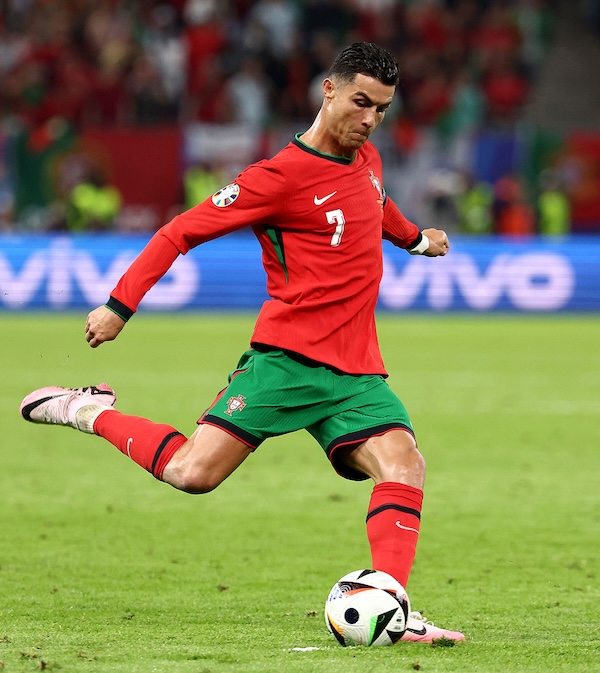
#> input picture lab-material/lab2/images/cr7.jpg, 600 x 673 px
$ jupyter execute --allow-errors OpenCV_tutorial.ipynb   (older library calls are emulated)
#> lines starting #> are read from the running program, lines starting #| are printed output that depends on the picture; after the words box and inside, x2 and y2 are one past the last pixel; in counts of white or black regions, pixels touching at a corner belong together
# CMPT 742 - Fall 2026

# OpenCV introduction

__content creator:__ Aryan Mikaeili

#Introduction

OpenCV is a library that makes computer vision tasks fast and efficient. It contains many functions of computer vision like edge detection, filtering, key-point matching, and etc, as well as tools to create and edit images. Python and C++ both have OpenCV APIs.

#Installing and importing

To install the library on your localhost you can use __pip__. In order to do that, just type __pip install opencv-python__ in your terminal. In Colab OpenCV has already been installed so there is no need to do any extra things.

[cell 1]
#importing OpenCV

import cv2

For this notebook we will aslo need Numpy and Matplotlib. On your local computer you can simply install them using pip.

[cell 2]
#importing numpy and matplotlib

import numpy as np
import matplotlib.pyplot as plt


#please ignore this line
plt.style.use("https://raw.githubusercontent.com/NeuromatchAcademy/course-content/master/nma.mplstyle")
#> (this line was passed over: the network is not available in this run)

#Practice 1

1. using __cv2.imread()__ read one of the images.
2. make sure the image is loaded properly by using __is None__
3. print the image type, the image shape, and a 3 $\times$ 3 window of it.
4. now using plt.imshow() show the image.

[cell 3]
#read the image

image = ...

#check if the image is loaded properly

if ...:
  print('image not loaded properly')
else:
  print('image loaded properly')

#print image type, shape, and a 3*3 window of the image

print('type:', ...)
print('shape:', ...)
print('3*3 window:', ...)

#show the image
...

[cell 4]
#@title Solution

#read the image

image = cv2.imread('images/Lenna.png')

#check if the image is loaded properly

if image is None:
  print('image not loaded properly')
else:
  print('image loaded properly')

#print image type, shape, and a 3*3 window of the image

#> (the rest of this cell did not finish here and is left out)

What happened is that because OpenCV reads images in BGR format, the color channels are reversed. This can be fixed by using the following piece of code

#> (a cell that did not finish here is left out)

#Basic Operations on images

#Practice 2

1. create a 100 $\times$ 100 black images. note that as we saw OpenCV uses numpy arrays to represent images.

[cell 6]
image = ...

#> (the rest of this cell did not finish here and is left out)

[cell 7]
#@title Solution

image = np.zeros((100, 100))

plt.imshow(image, cmap='gray')
plt.show()
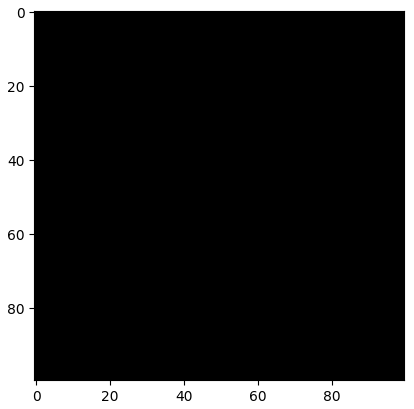
#> figure drawn by matplotlib, 1 panel

2. You can draw a line in an image using OpenCV with cv2.line(image, start point, end point, color, thickness). draw a line on one of the diagonals of the black image.

[cell 8]
image = ...

#> (the rest of this cell did not finish here and is left out)

#> (a cell that did not finish here is left out)

3. You can also draw shapes on an image. for example draw a rectangle and a circle using cv2.rectangle(image, top left, bottom right, color, thickness), cv2.circle(image, center, radius, color, thickness).

[cell 10]
#draw a rectangle

image = ...
#> (the rest of this cell did not finish here and is left out)

[cell 11]
#add a circle
image = ...
#> (the rest of this cell did not finish here and is left out)

#> (a cell that did not finish here is left out)

There are also other possibilities like adding other shapes, adding text, and etc.

#Modyfing pixels

Because in OpenCV images are just numpy arrays, they can be easily modified.

#Practice 3

1. Load cr7.jpg
2. change a 50 $\times$ 50 window to blue
3. copy a 50 $\times$ 50 window to another part of the image.

#> (a cell that did not finish here is left out)

[cell 14]
#change a 50*50 window to blue
...

[cell 15]
#copy a 50*50 window
...

[cell 16]
#@title Solution
#loading the image

image = cv2.imread('images/cr7.jpg')
#> image is the input picture: shape (673, 600, 3); mean B, G, R 82.7, 124, 130.3

#convert to RGB
image = cv2.cvtColor(image, cv2.COLOR_BGR2RGB)

plt.imshow(image)
plt.show()

[cell 17]
#@title Solution
#change a 5*5 window to green

image[100:105, 100:105] = [0, 255, 0]
#> image: shape (673, 600, 3); mean R, G, B 130.3, 124, 82.7

plt.imshow(image)
plt.show()

[cell 18]
#@title Solution
#copy a 50*50 window

image[200:250, 100:150] = image[100:150, 200:250]
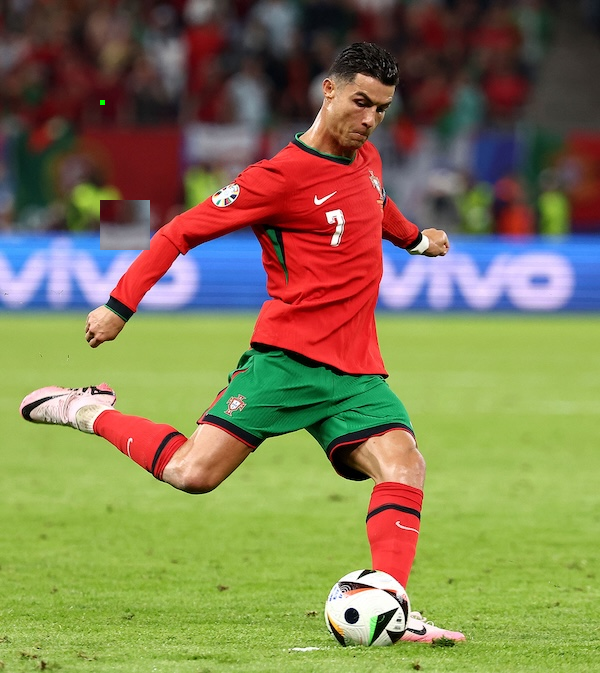
#> image: shape (673, 600, 3); mean R, G, B 130.4, 123.9, 82.5

plt.imshow(image)
plt.show()

#Practice4: Sobel edge detector

As mentioned at the beginning, One of the things that we can do with OpenCV is edge detection. Sobel edge detector is one of the most prominent methods of edge detection. the Sobel function in OpenCV is as follows: __cv2.Sobel(image, type of output, order of the derivative x, order of the derivative y, kernel size = 3, scale = 1.0)__

1. load Valve.png as a grayscale image.
2. find the edges in x and y directions
3. find the magnitude of edges in each pixel
4. show the edges

[cell 19]
#load image as grayscale

image = ...

#compute sobel filters in x and y directions
#> (the rest of this cell did not finish here and is left out)

[cell 20]
#@title Solution
image = cv2.imread('images/Valve.png', cv2.IMREAD_GRAYSCALE)
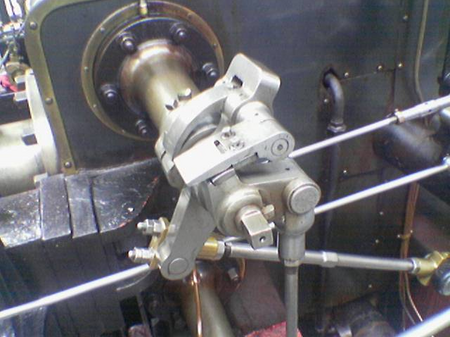
#> input picture lab-material/lab2/images/Valve.PNG, 450 x 337 px, found by its file name
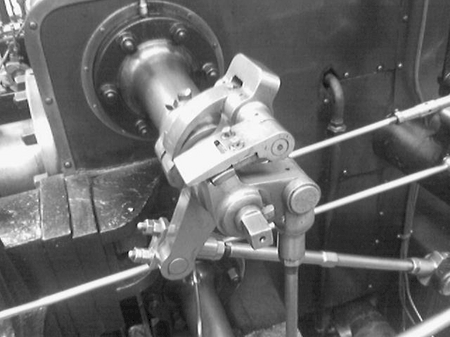
#> image: shape (337, 450); min 0, max 255, mean 105.3

sobel_x = cv2.Sobel(image, cv2.CV_64F, 1, 0)
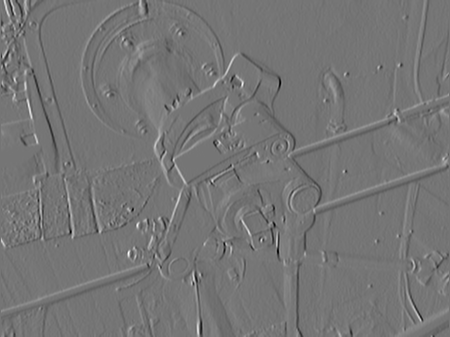
#> sobel_x: shape (337, 450) float64; min -791, max 922, mean -0.7; drawn with min black and max white
sobel_y = cv2.Sobel(image, cv2.CV_64F, 0, 1)
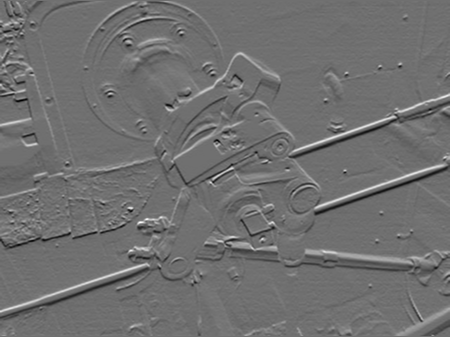
#> sobel_y: shape (337, 450) float64; min -551, max 702, mean -0.2; drawn with min black and max white

edges = np.sqrt(sobel_x ** 2 + sobel_y ** 2)
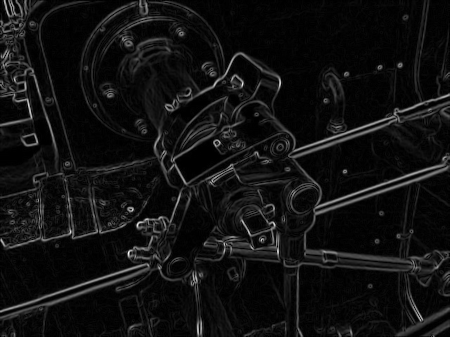
#> edges: shape (337, 450) float64; min 0, max 926, mean 63.5; drawn with min black and max white

[cell 21]
#@title check your answer by running this cell

fig, axes = plt.subplots(2, 2, figsize = (6, 6))

axes[0, 0].imshow(image, cmap = 'gray')
axes[0, 0].set_title('Original image')
axes[0, 0].axis('off')

axes[0, 1].imshow(sobel_x, cmap = 'gray')
axes[0, 1].set_title('X direction')
axes[0, 1].axis('off')

axes[1, 0].imshow(sobel_y, cmap = 'gray')
axes[1, 0].set_title('Y direction')
axes[1, 0].axis('off')


axes[1, 1].imshow(edges, cmap = 'gray')
axes[1, 1].set_title('Edges')
axes[1, 1].axis('off')
plt.show()

#Practice5: Removing noise

One of the tasks that can be done with OpenCV is noise removal.
One of the most common noises in images is the salt and pepper noises. Run the cell below to see an image with this kind of noise.

[cell 22]
#@title Run this cell to generate noisy image

image = cv2.imread('images/noisy_image.png', cv2.IMREAD_GRAYSCALE)
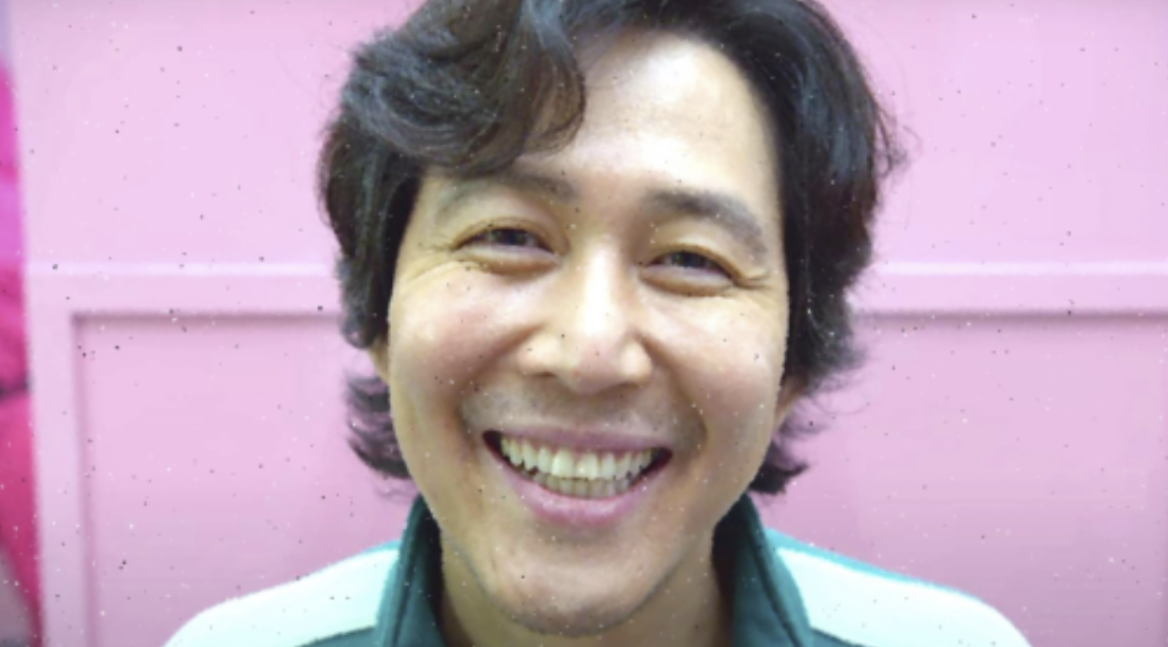
#> input picture lab-material/lab2/images/noisy_image.png, 1168 x 647 px
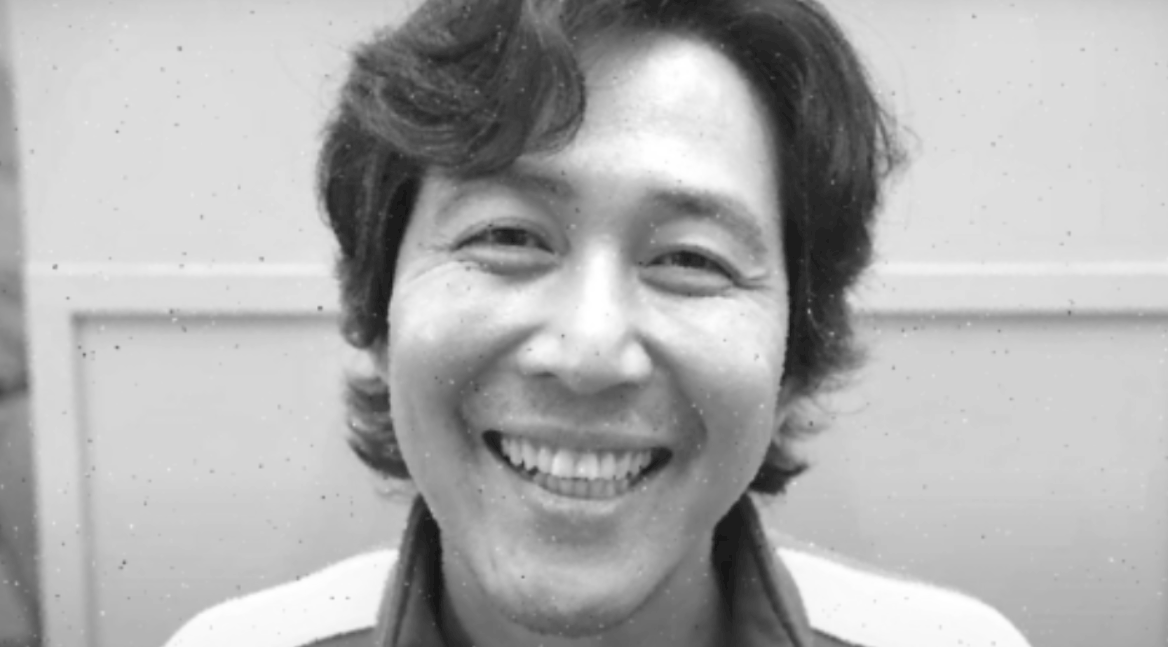
#> image: shape (647, 1168); min 21, max 255, mean 174.4

noise_loc_x = np.random.randint(0, image.shape[0] - 10, 500)
noise_loc_y = np.random.randint(0, image.shape[1] - 10, 500)

noise_loc = np.concatenate([noise_loc_x, noise_loc_y])

for i in range(500):
  image[noise_loc_x[i]: noise_loc_x[i] + 2, noise_loc_y[i]:noise_loc_y[i] + 2] = 255
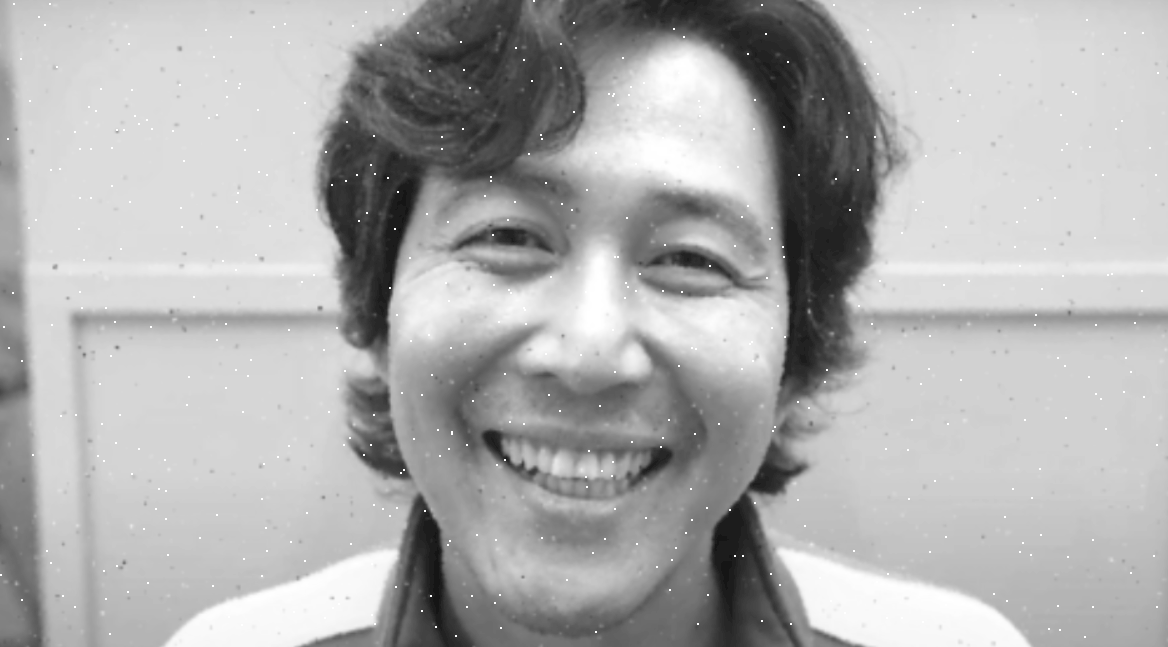
#> image: shape (647, 1168); 0.26% of pixels changed, all inside (x1, y1, x2, y2) = (0, 0, 1159, 638)


plt.imshow(image, cmap='gray')
plt.show()

One way to remove this kind of noise is by median filtering. median filtering means that we take windows of a certain size and slide it on the image. In each window we take the median of the pixel values and put it in the pixel at the center of the window. Search how you can do median filtering in openCV an denoise the image. See what happens when you change window size.

[cell 23]
#denoise image
denoised_image = ...

[cell 24]
#@title Solution

denoised_image = cv2.medianBlur(image, 5)
